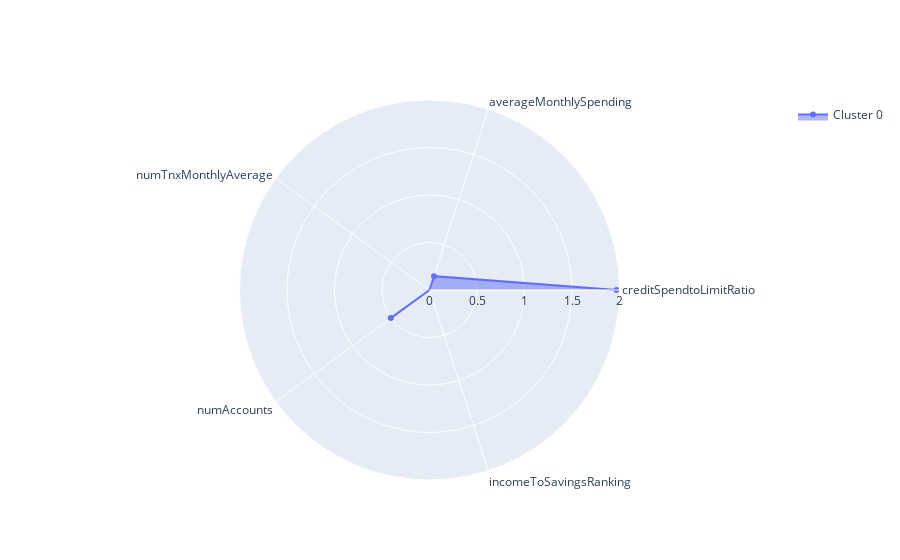
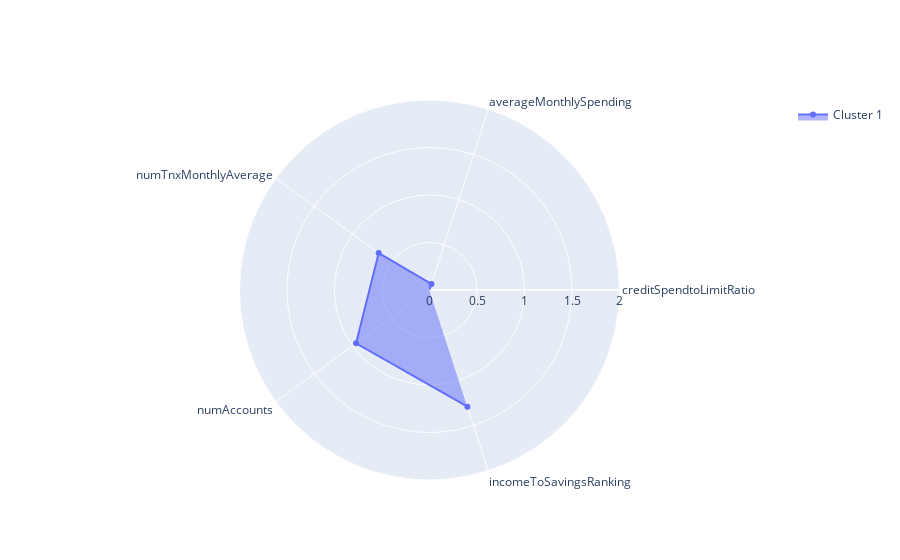
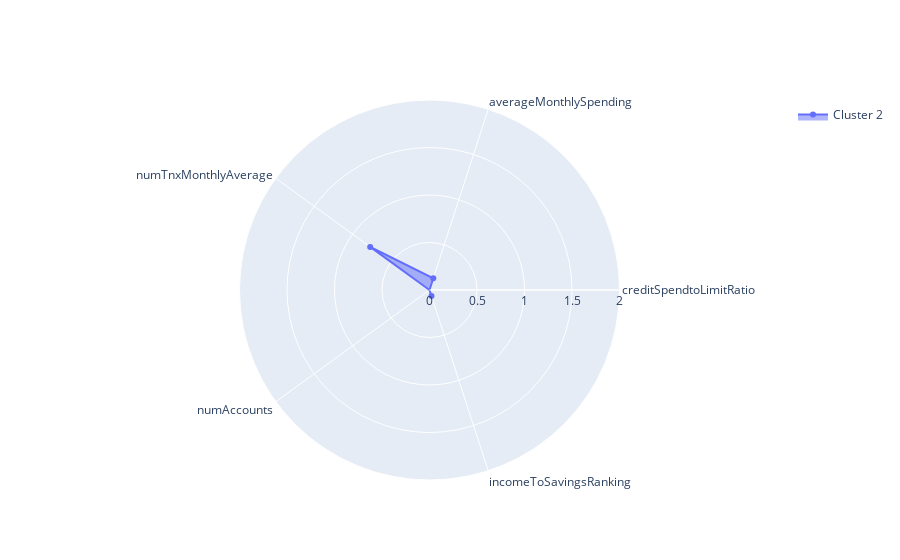
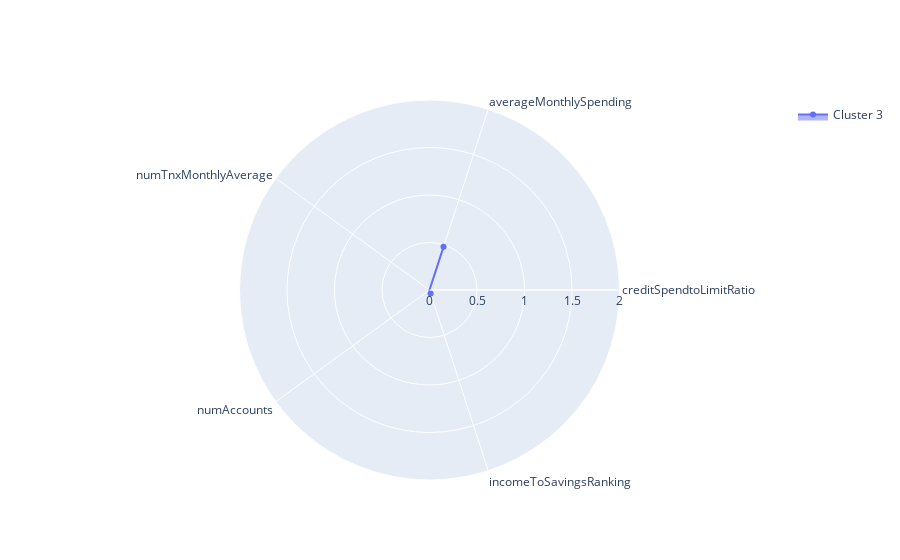

These figures' notebook cell, in order:
### Markdown cell above
## Visualize with Radial plot

### Code cell
import plotly.graph_objects as go

for i, cluster in enumerate(cluster_means):
    
    columns = list(df.columns)
    fig = go.Figure()

    fig.add_trace(go.Scatterpolar(
          r=cluster,
          theta=columns,
          fill='toself',
          name='Cluster ' + str(i)
    ))


    fig.update_layout(
      polar=dict(
        radialaxis=dict(
          visible=True,
          range=[0, 2]
        )),
      showlegend=True
    )

    fig.show()

### Figure 1 — Plotly figure (JSON) as saved in the notebook; plotly's stock layout.template omitted (floating-point values rounded to 4 significant figures)
{"data": [{"fill": "toself", "name": "Cluster 0", "r": [1.969, 0.1536, -0.11, 0.5033, -0.2305], "theta": ["creditSpendtoLimitRatio", "averageMonthlySpending", "numTnxMonthlyAverage", "numAccounts", "incomeToSavingsRanking"], "type": "scatterpolar"}], "layout": {"polar": {"radialaxis": {"range": [0, 2], "visible": true}}, "showlegend": true}}

### Figure 2 — Plotly figure (JSON) as saved in the notebook; plotly's stock layout.template omitted (floating-point values rounded to 4 significant figures)
{"data": [{"fill": "toself", "name": "Cluster 1", "r": [-0.304, 0.06765, 0.6613, 0.9555, 1.291], "theta": ["creditSpendtoLimitRatio", "averageMonthlySpending", "numTnxMonthlyAverage", "numAccounts", "incomeToSavingsRanking"], "type": "scatterpolar"}], "layout": {"polar": {"radialaxis": {"range": [0, 2], "visible": true}}, "showlegend": true}}

### Figure 3 — Plotly figure (JSON) as saved in the notebook; plotly's stock layout.template omitted (floating-point values rounded to 4 significant figures)
{"data": [{"fill": "toself", "name": "Cluster 2", "r": [-0.2622, 0.1289, 0.7719, -0.2421, 0.06734], "theta": ["creditSpendtoLimitRatio", "averageMonthlySpending", "numTnxMonthlyAverage", "numAccounts", "incomeToSavingsRanking"], "type": "scatterpolar"}], "layout": {"polar": {"radialaxis": {"range": [0, 2], "visible": true}}, "showlegend": true}}

### Figure 4 — Plotly figure (JSON) as saved in the notebook; plotly's stock layout.template omitted (floating-point values rounded to 4 significant figures)
{"data": [{"fill": "toself", "name": "Cluster 3", "r": [-0.1057, 0.4778, -1.278, -1.136, 0.03883], "theta": ["creditSpendtoLimitRatio", "averageMonthlySpending", "numTnxMonthlyAverage", "numAccounts", "incomeToSavingsRanking"], "type": "scatterpolar"}], "layout": {"polar": {"radialaxis": {"range": [0, 2], "visible": true}}, "showlegend": true}}
